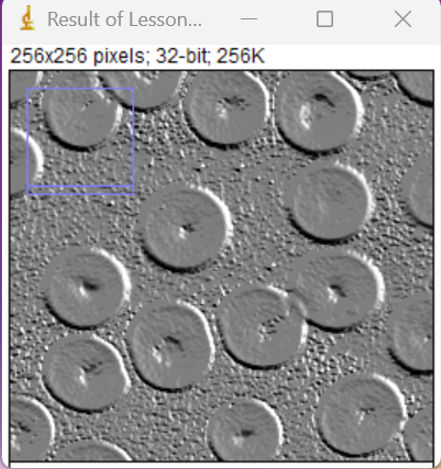
#> input picture arctan_function/gy_and_gx_divided.png, 441 x 469 px
$ python arc_function.py
#> lines starting #> are read from the running program, lines starting #| are printed output that depends on the picture
import numpy as np
import imageio

def normalize_image(img):
    """
    Normalize image values to be between 0 and 255
    """
    img_min = np.min(img)
    img_max = np.max(img)
    return ((img - img_min) / (img_max - img_min) * 255).astype(np.uint8)

# Load the image
image = imageio.imread('gy_and_gx_divided.png')
#> image is the input picture: shape (469, 441, 4); mean R, G, B, A 145.6, 145.2, 146.1, 255

# Assuming the image is grayscale. If it's RGB, convert to grayscale
if len(image.shape) == 3 and image.shape[2] == 3:
    image = np.dot(image[..., :3], [0.2989, 0.5870, 0.1140])

# Compute the arctan of the image values
# The output of np.arctan is ensured to be between -π/2 and π/2
arctan_image = np.arctan(image)
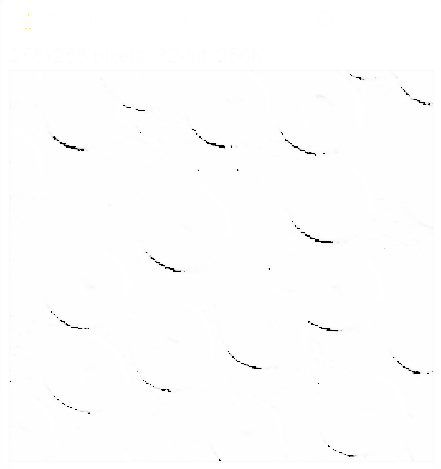
#> arctan_image: shape (469, 441, 4) float16; mean R, G, B, A 1.56, 1.56, 1.56, 1.56; drawn with min black and max white

# Normalize the arctan image
normalized_arctan_image = normalize_image(arctan_image)
#> in normalize_image, `img_min = np.min(img)`: img_min = 0
#> in normalize_image, `img_max = np.max(img)`: img_max = 1.57

# Save the result
imageio.imsave('normalized_arctan_output.png', normalized_arctan_image)
